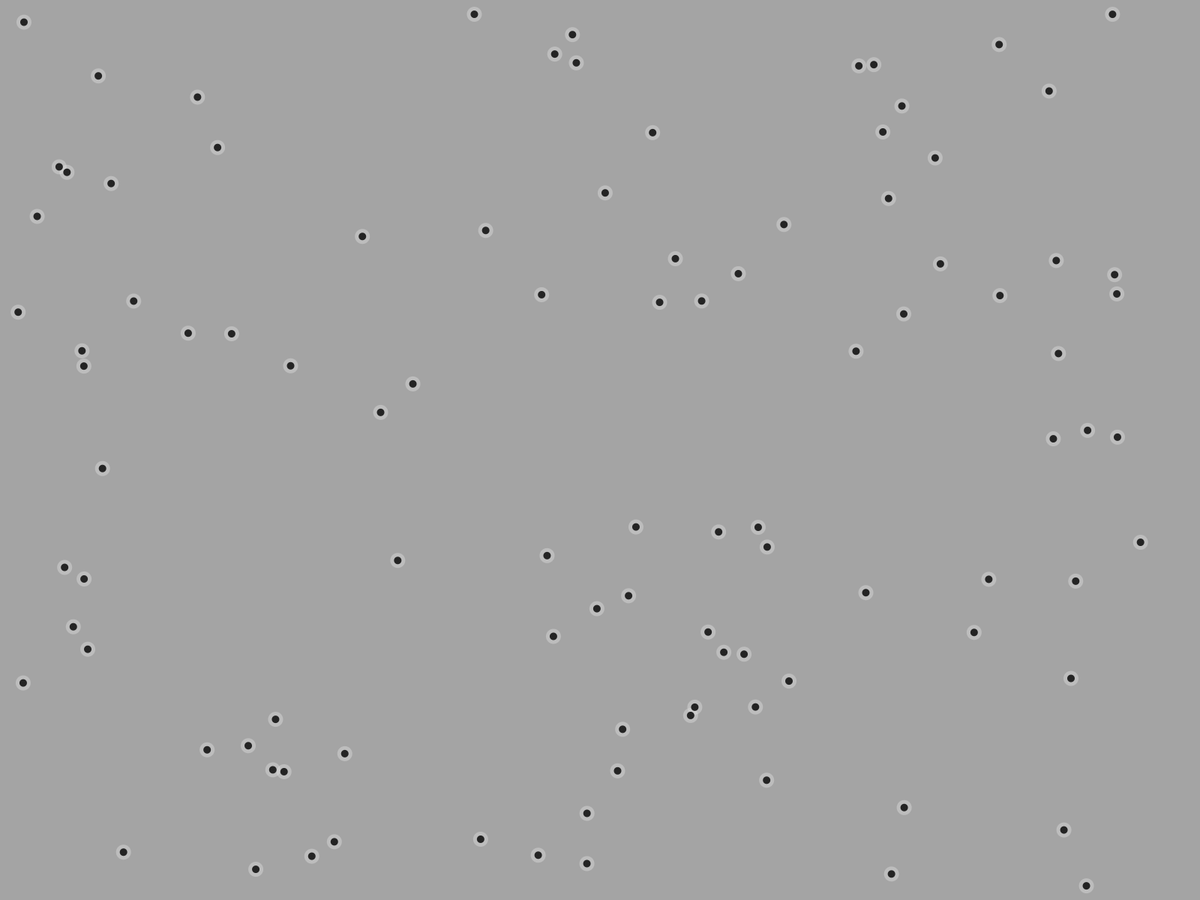
Frame 1 (no input)
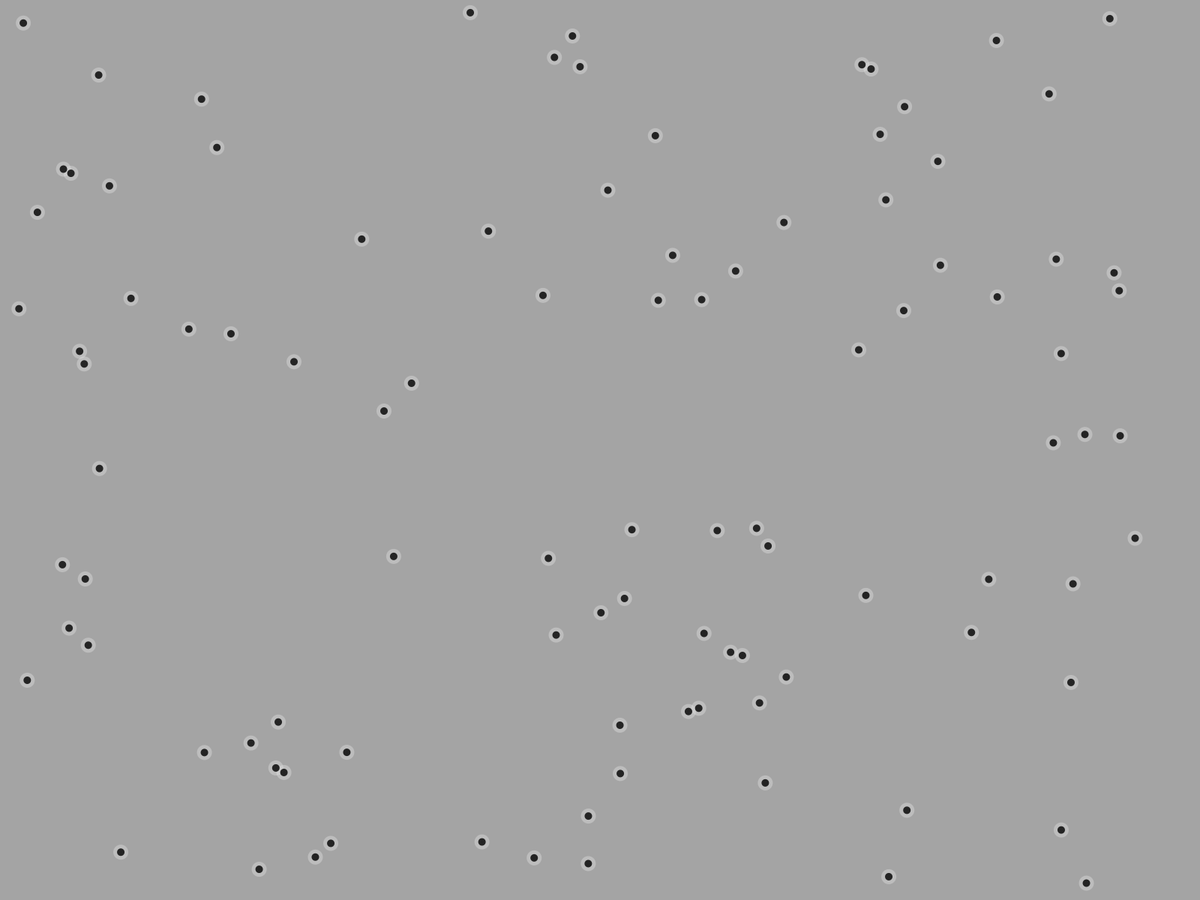
Frame 60 (the mouse pressed at the canvas centre just before this capture)
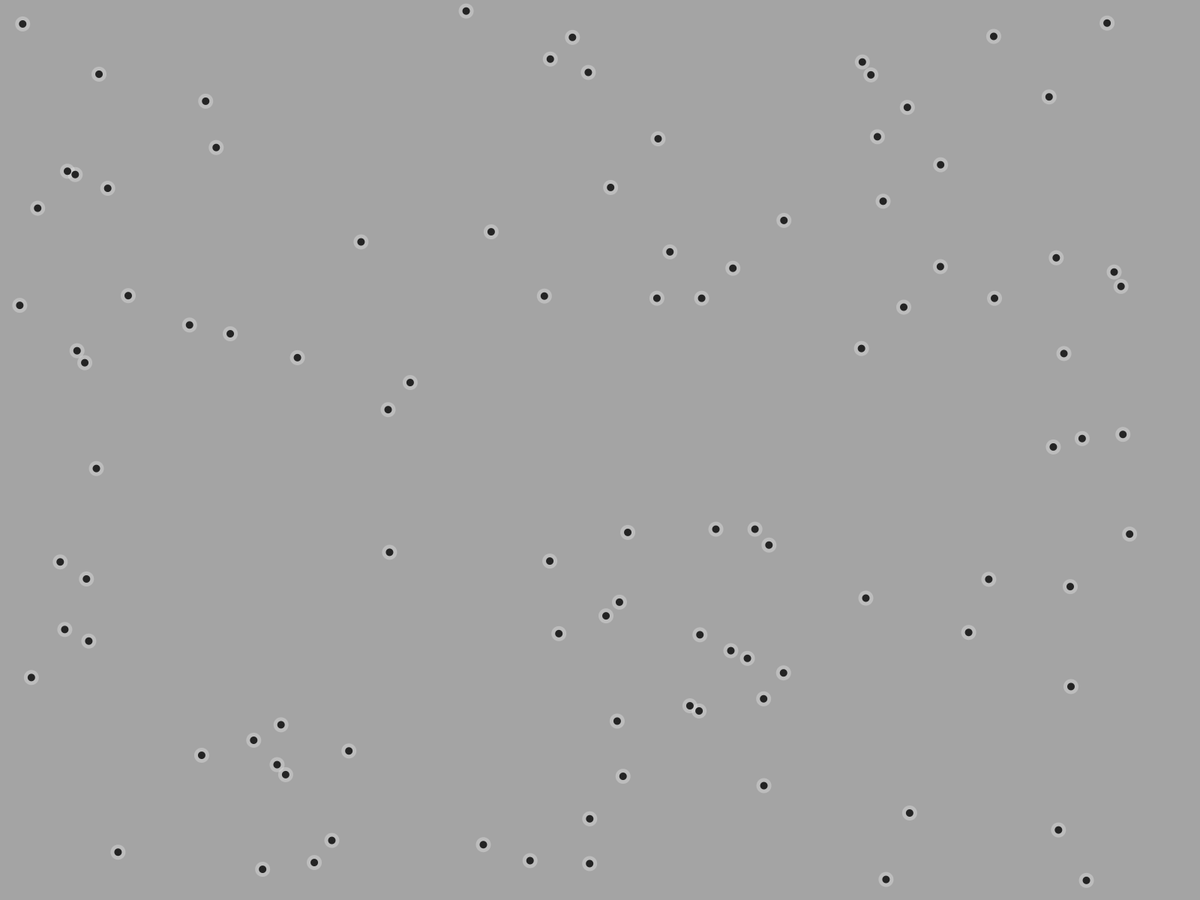
Frame 120 (the mouse held since frame 60 and released just before this capture)

The Processing sketch that drew these frames (run headless with seeded random() and noise(); from frame 60 on, the mouse is pressed at the canvas centre):

// Processing sketch: MolecularDynamics_LennardJones
// ── MolecularDynamics_LennardJones.pde
float[] rx, ry;
float[] vx, vy;
float[] fx, fy;
int lx, ly;
int size = 1*10;
int nat = 100;
float sigma = size, eps = 100;
float v0 = 0.1;
int steps = 500;
float dt = 1.0/steps;
int bg;

void setup() {
  fullScreen();
  bg = int(random(255));
  
  lx = width; ly = height;
  
  rx = new float[nat]; ry = new float[nat];
  vx = new float[nat]; vy = new float[nat];
  fx = new float[nat]; fy = new float[nat];
  
  initPositions();
  initVelocities();
}

void draw() {
  move(steps);
  background(bg);
  
  int c1 = (bg+255/4) % 255;
  int c2 = (bg+255/2) % 255;
  noStroke();
  // Draw the shadow
  for (int i=0; i<nat; i++) {
    fill( c1, 100 );
    ellipse(rx[i], ry[i], 2*size, 2*size);
  }
  // Draw the core
  for (int i=0; i<nat; i++) {
    fill( c2 );
    ellipse(rx[i], ry[i], size, size);
  }
}

void initPositions() {
  for (int i=0; i<nat; i++) {
    while(true) {
      rx[i] = random(lx);
      ry[i] = random(ly); 
      
      // check for validity
      float dx, dy, r;
      boolean valid = true;
      for (int j=0; j<i; j++){
        dx = minDist(rx[i], rx[j], lx);
        dy = minDist(ry[i], ry[j], ly);
        r = sqrt(dx*dx + dy*dy);
        if ( r < sigma) {
          valid = false;
          break;
        }
      }
      if (valid)
        break;
    } 
  }
}

void initVelocities() {
  for (int i=0; i<nat; i++) {
    vx[i] = v0*random(-1, 1);
    vy[i] = v0*random(-1, 1);
  }
}

void move(int steps) {
  // Move
  for (int s=0; s<steps; s++) {
    updateForces();
    updateVelocities();
    
    for(int i=0; i<nat; i++) {
      rx[i] += vx[i]*dt;
      ry[i] += vy[i]*dt;
    }
    thorusBoundary();
  }
}

void thorusBoundary() {
  // rx
  for(int i=0; i<nat; i++) {
    if (rx[i] > lx) {
      rx[i] = 0;
    } else if( rx[i] < 0) {
      rx[i] = lx;
    }
    constrain(rx[i], 0, lx);
  }
  
  
  // ry
  for(int i=0; i<nat; i++) {
    if (ry[i] > ly) {
      ry[i] = 0;
    } else if( ry[i] < 0) {
      ry[i] = ly;
    }
    constrain(rx[i], 0, lx);
  }
}

float distance(int i, int j) {
  return dist(rx[i], ry[i], rx[j], ry[j]);
}

void updateForces() {
  // Calculate forces
  // Init to 0
  for (int i=0; i<nat; i++) {
    fx[i] = 0;
    fy[i] = 0;
  }
  
  // Calculation
  float dx, dy, r, du;
  float cutRadius = 3*sigma;
  for (int i=0; i<nat; i++) {
    for (int j=i-1; j>=0; j--) {
        dx = minDist(rx[i], rx[j], lx);
        dy = minDist(ry[i], ry[j], ly);
        r = sqrt(dx*dx + dy*dy);
        if ( r < cutRadius ) {
          du = 24*eps*pow(sigma/r, 6)*( 2*pow(sigma/r, 6) - 1 )/r;
          fx[i] = fx[i] + du/r*dx;
          fy[i] = fy[i] + du/r*dy;
          fx[j] = fx[j] - du/r*dx;
          fy[j] = fy[j] - du/r*dy;
        }
    }
  }
}

void updateVelocities() {
  float maxV = 20;
  for (int i=0; i<nat; i++) {
    vx[i] += fx[i]/2*dt;
    //constrain(vx[i], -maxV, maxV);
      
    vy[i] += fy[i]/2*dt;
    //constrain(vy[i], -maxV, maxV);
  }
}

float minDist(float p1, float p2, float l) {
  float dr = p1-p2;
  if (dr <= -l/2) {
    return (p1 + l-p2);
  } else if ( dr <= l/2 ){
    return dr;
  } else {
    return -(p2 + l-p1);
  }
}

void keyPressed() {
  if (key=='r') { setup(); }
}
